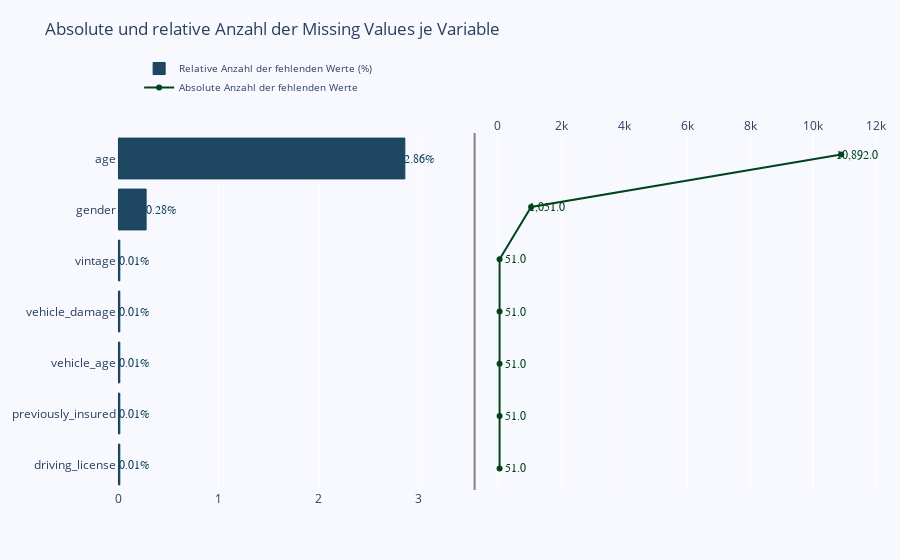

The cell this chart's notebook holds for it:
### Markdown cell above
Die Funktion `heatmap()` von `missingno` misst die Nullkorrelation: wie stark das Vorhandensein oder Fehlen einer Variable das Vorhandensein einer anderen Variable beeinflusst.

Die Nullkorrelation reicht von -1 (wenn eine Variable auftritt, tritt die andere definitiv nicht auf) über 0 (auftauchende oder nicht auftauchende Variablen haben keinen Einfluss aufeinander) bis 1 (wenn eine Variable auftritt, tritt die andere definitiv auf).

### Code cell
# Count Missing Values per Variable und in DataFrame überführen
y_count_mv = pd.DataFrame(df.isnull().sum())
y_count_mv.columns = ['count']
y_count_mv.index.names = ['Name']
y_count_mv['Name'] = y_count_mv.index
y_count_mv =  y_count_mv[y_count_mv['count'] != 0]
y_count_mv.sort_values(by=['count'], inplace = True, ascending=True)


missing_values = pd.DataFrame(y_count_mv['count'] / len(df) * 100)
missing_values.columns = ['count']
missing_values.index.names = ['Name']
missing_values.sort_values(by=['count'], inplace = True, ascending=True)

x = y_count_mv['Name']

# Creating two subplots
fig = make_subplots(rows=1, cols=2, specs=[[{}, {}]], shared_xaxes=True,
                    shared_yaxes=False, vertical_spacing=0.001)

fig.append_trace(go.Bar(
    x=missing_values['count'],
    y=x,
    marker=dict(
        color='rgba(18, 63, 90, 0.95)',
        line=dict(
            color='rgba(18, 63, 90, 1.0)',
            width=1),
    ),
    name='Relative Anzahl der fehlenden Werte (%)',
    orientation='h',
), 1, 1)

fig.append_trace(go.Scatter(
    x=y_count_mv['count'], y=x,
    mode='lines+markers',
    line_color='rgb(0, 68, 27)',
    name='Absolute Anzahl der fehlenden Werte',
), 1, 2)

fig.update_layout(
    title='Absolute und relative Anzahl der Missing Values je Variable',
    yaxis=dict(
        showgrid=False,
        showline=False,
        showticklabels=True,
        domain=[0, 0.85],
    ),
    yaxis2=dict(
        showgrid=False,
        showline=True,
        showticklabels=False,
        linecolor='rgba(102, 102, 102, 0.8)',
        linewidth=2,
        domain=[0, 0.85],
    ),
    xaxis=dict(
        zeroline=False,
        showline=False,
        showticklabels=True,
        showgrid=True,
        domain=[0, 0.42],
    ),
    xaxis2=dict(
        zeroline=False,
        showline=False,
        showticklabels=True,
        showgrid=True,
        domain=[0.47, 1],
        side='top',
        dtick=2000,
    ),
    legend=dict(x=0.029, y=1.038, font_size=10),
    margin=dict(l=100, r=20, t=70, b=70),
    paper_bgcolor='rgb(248, 248, 255)',
    plot_bgcolor='rgb(248, 248, 255)',
)

annotations = []

y_s = np.round(missing_values['count'], decimals=2)
y_nw = np.rint(y_count_mv['count'])

# Adding labels
for ydn, yd, xd in zip(y_nw, y_s, x):
    # labeling the scatter savings
    annotations.append(dict(xref='x2', yref='y2',
                            y=xd, x=ydn+500,
                            text='{:,}'.format(ydn),
                            font=dict(family='Arial', size=12,
                                      color='rgb(0, 68, 27)'),
                            showarrow=False))
    # labeling the bar net worth
    annotations.append(dict(xref='x1', yref='y1',
                            y=xd, x=yd+ 0.15,
                            text=str(yd) + '%',
                            font=dict(family='Arial', size=12,
                                      color='rgb(18, 63, 90)'),
                            showarrow=False))

fig.update_layout(annotations=annotations)

fig.show()

### Figure 1 — Plotly figure (JSON) as saved in the notebook; plotly's stock layout.template omitted (floating-point values rounded to 4 significant figures)
{"data": [{"marker": {"color": "rgba(18, 63, 90, 0.95)", "line": {"color": "rgba(18, 63, 90, 1.0)", "width": 1}}, "name": "Relative Anzahl der fehlenden Werte (%)", "orientation": "h", "type": "bar", "x": [0.01339, 0.01339, 0.01339, 0.01339, 0.01339, 0.2759, 2.859], "xaxis": "x", "y": ["driving_license", "previously_insured", "vehicle_age", "vehicle_damage", "vintage", "gender", "age"], "yaxis": "y"}, {"line": {"color": "rgb(0, 68, 27)"}, "mode": "lines+markers", "name": "Absolute Anzahl der fehlenden Werte", "type": "scatter", "x": [51, 51, 51, 51, 51, 1051, 10892], "xaxis": "x2", "y": ["driving_license", "previously_insured", "vehicle_age", "vehicle_damage", "vintage", "gender", "age"], "yaxis": "y2"}], "layout": {"annotations": [{"font": {"color": "rgb(0, 68, 27)", "family": "Arial", "size": 12}, "showarrow": false, "text": "51.0", "x": 551, "xref": "x2", "y": "driving_license", "yref": "y2"}, {"font": {"color": "rgb(18, 63, 90)", "family": "Arial", "size": 12}, "showarrow": false, "text": "0.01%", "x": 0.16, "xref": "x", "y": "driving_license", "yref": "y"}, {"font": {"color": "rgb(0, 68, 27)", "family": "Arial", "size": 12}, "showarrow": false, "text": "51.0", "x": 551, "xref": "x2", "y": "previously_insured", "yref": "y2"}, {"font": {"color": "rgb(18, 63, 90)", "family": "Arial", "size": 12}, "showarrow": false, "text": "0.01%", "x": 0.16, "xref": "x", "y": "previously_insured", "yref": "y"}, {"font": {"color": "rgb(0, 68, 27)", "family": "Arial", "size": 12}, "showarrow": false, "text": "51.0", "x": 551, "xref": "x2", "y": "vehicle_age", "yref": "y2"}, {"font": {"color": "rgb(18, 63, 90)", "family": "Arial", "size": 12}, "showarrow": false, "text": "0.01%", "x": 0.16, "xref": "x", "y": "vehicle_age", "yref": "y"}, {"font": {"color": "rgb(0, 68, 27)", "family": "Arial", "size": 12}, "showarrow": false, "text": "51.0", "x": 551, "xref": "x2", "y": "vehicle_damage", "yref": "y2"}, {"font": {"color": "rgb(18, 63, 90)", "family": "Arial", "size": 12}, "showarrow": false, "text": "0.01%", "x": 0.16, "xref": "x", "y": "vehicle_damage", "yref": "y"}, {"font": {"color": "rgb(0, 68, 27)", "family": "Arial", "size": 12}, "showarrow": false, "text": "51.0", "x": 551, "xref": "x2", "y": "vintage", "yref": "y2"}, {"font": {"color": "rgb(18, 63, 90)", "family": "Arial", "size": 12}, "showarrow": false, "text": "0.01%", "x": 0.16, "xref": "x", "y": "vintage", "yref": "y"}, {"font": {"color": "rgb(0, 68, 27)", "family": "Arial", "size": 12}, "showarrow": false, "text": "1,051.0", "x": 1551, "xref": "x2", "y": "gender", "yref": "y2"}, {"font": {"color": "rgb(18, 63, 90)", "family": "Arial", "size": 12}, "showarrow": false, "text": "0.28%", "x": 0.43, "xref": "x", "y": "gender", "yref": "y"}, {"font": {"color": "rgb(0, 68, 27)", "family": "Arial", "size": 12}, "showarrow": false, "text": "10,892.0", "x": 11392, "xref": "x2", "y": "age", "yref": "y2"}, {"font": {"color": "rgb(18, 63, 90)", "family": "Arial", "size": 12}, "showarrow": false, "text": "2.86%", "x": 3.01, "xref": "x", "y": "age", "yref": "y"}], "legend": {"font": {"size": 10}, "x": 0.029, "y": 1.038}, "margin": {"b": 70, "l": 100, "r": 20, "t": 70}, "paper_bgcolor": "rgb(248, 248, 255)", "plot_bgcolor": "rgb(248, 248, 255)", "title": {"text": "Absolute und relative Anzahl der Missing Values je Variable"}, "xaxis": {"anchor": "y", "domain": [0, 0.42], "showgrid": true, "showline": false, "showticklabels": true, "zeroline": false}, "xaxis2": {"anchor": "y2", "domain": [0.47, 1], "dtick": 2000, "showgrid": true, "showline": false, "showticklabels": true, "side": "top", "zeroline": false}, "yaxis": {"anchor": "x", "domain": [0, 0.85], "showgrid": false, "showline": false, "showticklabels": true}, "yaxis2": {"anchor": "x2", "domain": [0, 0.85], "linecolor": "rgba(102, 102, 102, 0.8)", "linewidth": 2, "showgrid": false, "showline": true, "showticklabels": false}}}
